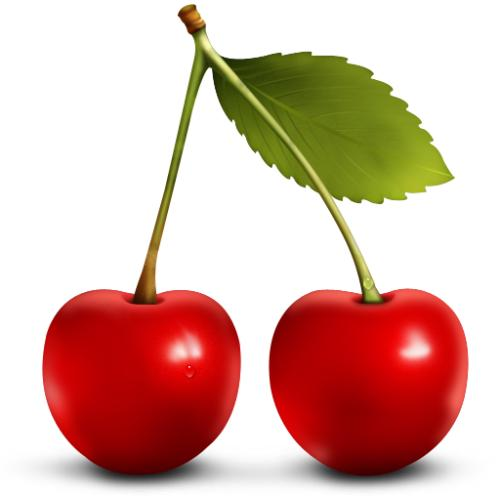
%> input picture matlab_code/oldcode/智能识别/实验2/cherry.jpg, 500 x 500 px
$ octave image_segmentation.m   (GNU Octave 9; MATLAB toolbox functions it lacks are replaced by stand-ins)
%> lines starting %> are read from the running program, lines starting %| are printed output that depends on the picture
img = imread('cherry.jpg');
%> img is the input picture: size 500x500x3 uint8; mean R, G, B 217.2, 178.3, 166.9
%img = imread('dog.jpg');
img = im2double(img);
%> img: size 500x500x3 double
m = size(img,1);
%> m = 500
n = size(img,2);
%> n = 500
a = reshape(img,m*n,3);
[result,cla] = kmeans(a,4);
%> cla = [0.994 0.993 0.991; 0.408 0.452 0.1; 0.691 0.0287 0.0297; 0.77 0.571 0.458]

[temp,im1] = find(result == 1);
%> temp = 155707 values from 1 to 250000; im1 = 155707 values from 1 to 1
a(temp,:) = 0.2;
[temp,im2] = find(result == 2);
%> temp = 27804 values from 22842 to 226179; im2 = 27804 values from 1 to 1
a(temp,:) = 0.5;
[temp,im3] = find(result == 3);
%> temp = 56006 values from 21856 to 232351; im3 = 56006 values from 1 to 1
a(temp,:) = 0.7;
[temp,im4] = find(result == 4);
%> temp = 10483 values from 21361 to 234369; im4 = 10483 values from 1 to 1
a(temp,:) = 0.9;
a = reshape(a,m,n,3);
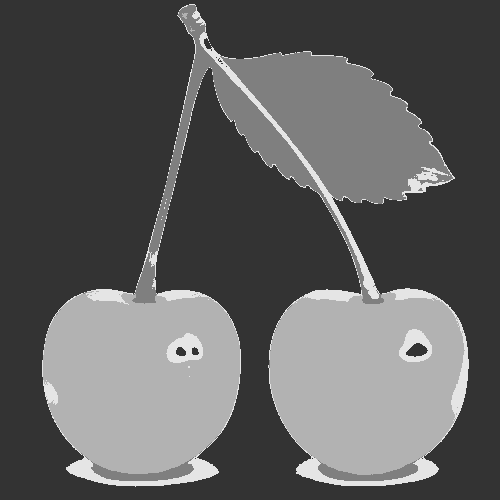
%> a: size 500x500x3 double; min 0.2, max 0.9, mean 0.375
imshow(img);
figure,imshow(a);
